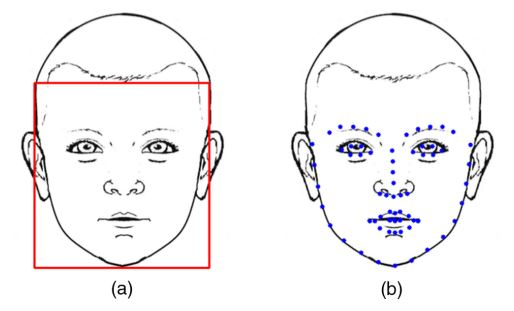
#> input picture images/facial detection & landmarks.JPG, 514 x 311 px, given in place of i, which was not available
$ python -i crop_face.py   (imports and definitions only)
#> lines starting #> are read from the running program, lines starting #| are printed output that depends on the picture; pictures that were not available may be replaced by others from this repository, and a replacement may not be noted
import os
import cv2
import glob
import numpy
import matplotlib.pyplot as plt
from mtcnn.mtcnn import MTCNN

face_cascade = cv2.CascadeClassifier("models/haarcascade_frontalface_default.xml")

def get_filenames(path):
    paths_result = []
    for filename in glob.glob(path):
        # print(filename)
        paths_result.append(filename)
    return paths_result

def get_faces(filenames, target_path):
#> called with filenames = 'images/facial detection & landmarks.JPG', target_path = 'out.png'
    for filename in filenames:
        print(filename)
        img = cv2.imread(filename)
#> img is the input picture: shape (311, 514, 3); mean B, G, R 243.1, 241.9, 244
        # equ = cv2.equalizeHist(img)
        R, G, B = cv2.split(img)
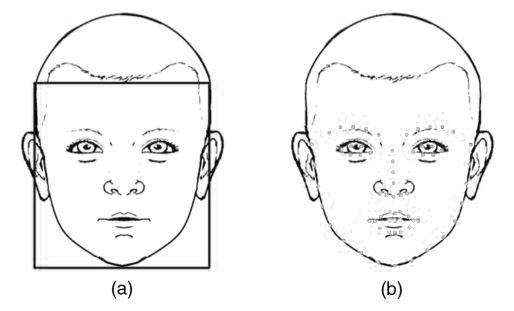
#> R: shape (311, 514); min 0, max 255, mean 243.1
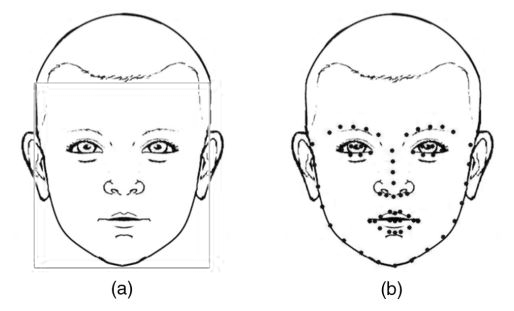
#> B: shape (311, 514); min 0, max 255, mean 244
        output1_R = cv2.equalizeHist(R)
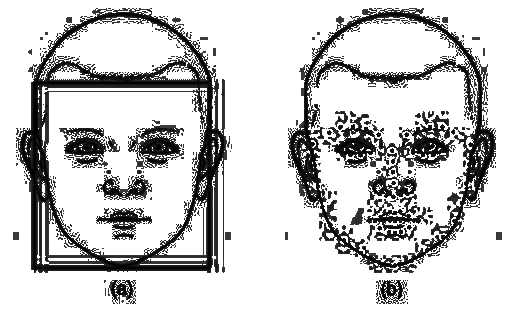
#> output1_R: shape (311, 514); min 0, max 255, mean 203.2
        output1_G = cv2.equalizeHist(G)
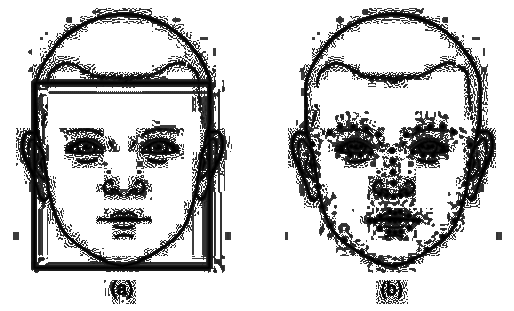
#> output1_G: shape (311, 514); min 0, max 255, mean 201.8
        output1_B = cv2.equalizeHist(B)
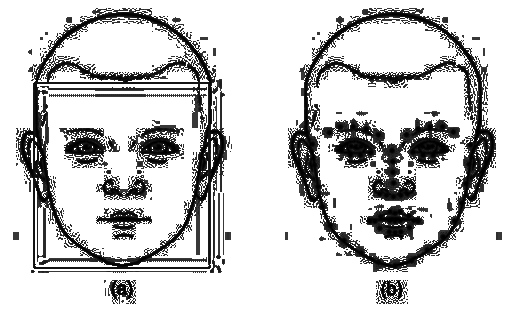
#> output1_B: shape (311, 514); min 0, max 255, mean 205.6
        equ = cv2.merge((output1_R, output1_G, output1_B))
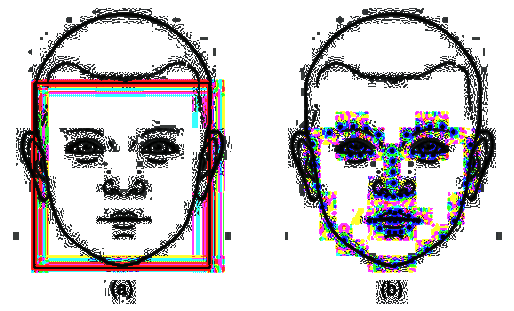
#> equ: shape (311, 514, 3); mean B, G, R 203.2, 201.8, 205.6
        faces = face_cascade.detectMultiScale(equ)
#> faces = [[29, 72, 191, 191], [296, 68, 195, 195]]
        for x,y,w,h in faces:
            x1 = x
            x2 = x+w+10
            y1 = y
            y2 = y+h+10
            crop_face = img[y1:y2, x1:x2]
            crop_face = cv2.resize(crop_face, (300,300))
            folder = filename.split('/')
            name = folder[2].split('\\')
            cv2.imwrite(target_path+name[1], crop_face)
#> this loop made 1 pass
#> (x, y, w, h, x1, x2, y1, y2) on pass 1: (29, 72, 191, 191, 29, 230, 72, 273)
#> pass 1, in get_faces, `crop_face = cv2.resize(crop_face, (300,300))`:
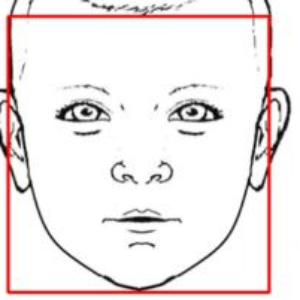
#> crop_face: shape (300, 300, 3); mean B, G, R 231.1, 231.3, 239.6
    print("[INFO] Done get faces on", target_path)

# [14 lines of commented-out code are left out]

def crop_faces():
    for x in ["angelman","apert","cdl","down","fragilex","williams","normal"]:
        # get filenames
        print("[INFO] Get filenames")
        paths_syndrome = get_filenames("../0. dataset/he_"+x+"/*.jpg")
        print("%s : %d" % (x, len(paths_syndrome)))
        # crop face on each file
        if not os.path.exists("crop_faces/cascade/"+x+"/"):
            os.makedirs("crop_faces/cascade/"+x+"/")
        print("[INFO] Get faces %s" % x)
        get_faces(paths_syndrome, "crop_faces/cascade/"+x+"/")
        # [4 lines of commented-out code are left out]

# [2 lines not run here, left out]


#> (the run stopped early here; a loop or call above may not have finished)

$ run again, on images/facial geometric descriptor.JPG
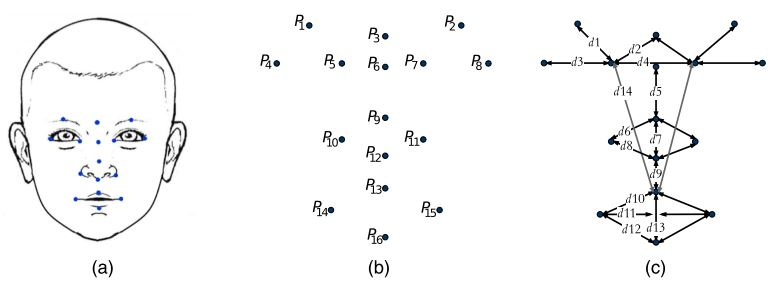
#> input picture images/facial geometric descriptor.JPG, 781 x 295 px, given in place of i, which was not available
#> in get_faces, img is the input picture: shape (295, 781, 3); mean B, G, R 247.3, 247.1, 246.9
#> in get_faces, `equ = cv2.merge((output1_R, output1_G, output1_B))`:
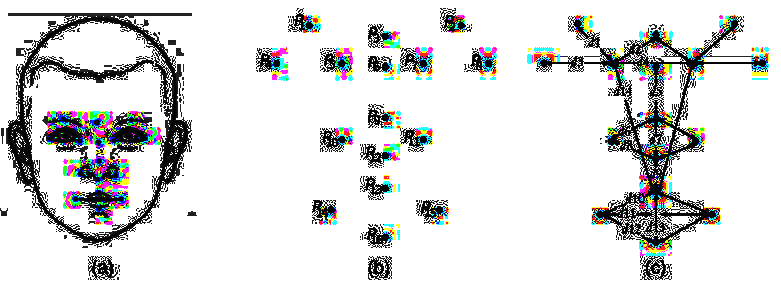
#> equ: shape (295, 781, 3); mean B, G, R 221.4, 222.2, 221.2
#> faces = [[11, 66, 173, 173]]
#> the loop in get_faces, `for x,y,w,h in faces:` made 1 pass
#> (x, y, w, h, x1, x2, y1, y2) on pass 1: (11, 66, 173, 173, 11, 194, 66, 249)
#> pass 1, in get_faces, `crop_face = cv2.resize(crop_face, (300,300))`:
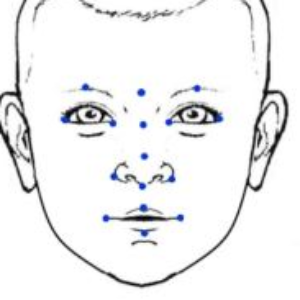
#> crop_face: shape (300, 300, 3); mean B, G, R 239.9, 239.2, 238.9
